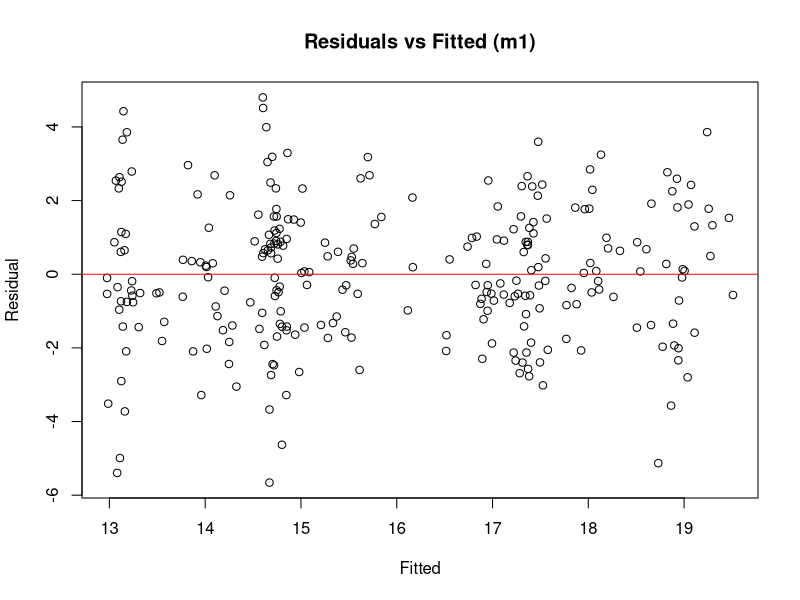
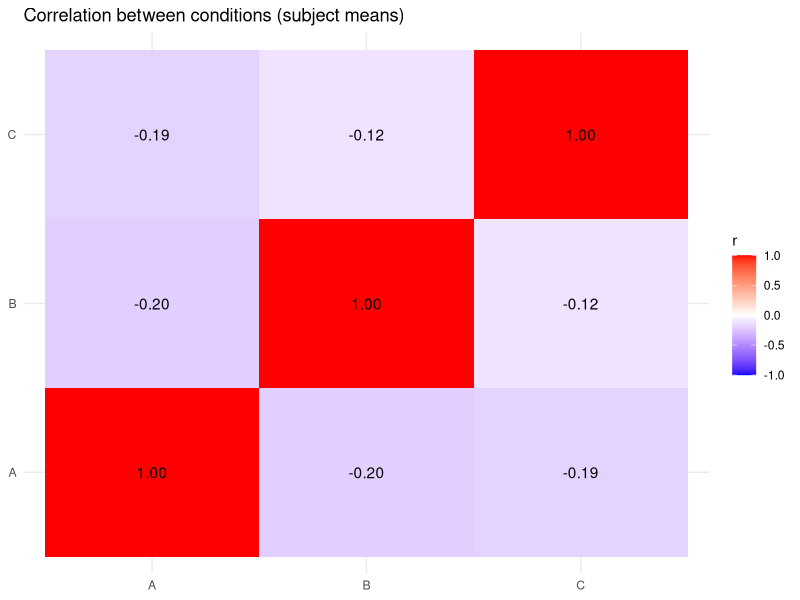
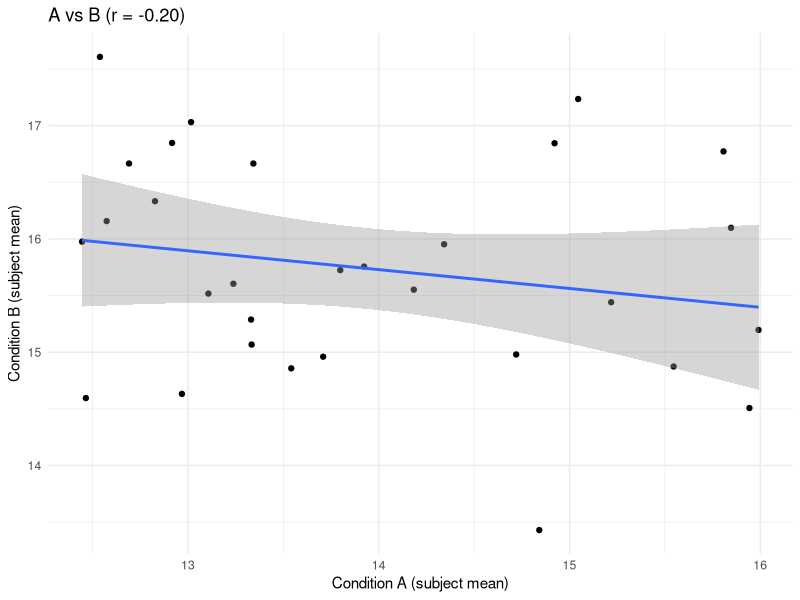

Here is the R script that generated these plots, in order:
# analysis_script.R
# RM-ANOVA, Linear Mixed Models (lme4), and correlation plots
# Install packages if needed:
# install.packages(c("lme4", "ggplot2", "afex", "dplyr", "tidyr"))

library(lme4)
library(ggplot2)
library(afex)
library(dplyr)
library(tidyr)

# ------------------------------------------------------------------
# 0. Example data (replace with: dat <- read.csv("your_data.csv"))
set.seed(42)
n_sub  <- 30
conds  <- c("A", "B", "C")
times  <- c("T1", "T2", "T3")
dat <- expand.grid(subject = factor(1:n_sub),
                   condition = factor(conds),
                   time = factor(times),
                   stringsAsFactors = TRUE)
mu_vec <- 10 + 2 * as.numeric(dat$condition) + as.numeric(dat$time)
dat$y  <- rnorm(nrow(dat), mean = mu_vec, sd = 2)
# ------------------------------------------------------------------

# 1. Repeated-measures ANOVA
rm_anova <- aov_ez(id = "subject", dv = "y",
                   within = c("condition", "time"), data = dat)
print(rm_anova)
print(summary(rm_anova))

# 2. Linear Mixed Models (lme4)
# Random-intercept model
m0 <- lmer(y ~ condition * time + (1 | subject), data = dat, REML = TRUE)
# Random-slope model
m1 <- lmer(y ~ condition * time + (1 + time | subject), data = dat, REML = TRUE)
summary(m0)
anova(m0, m1)   # model comparison

# Random effects / diagnostics
print(VarCorr(m1), comp = "Variance")
plot(fitted(m1), resid(m1),
     main = "Residuals vs Fitted (m1)",
     xlab = "Fitted", ylab = "Residual"); abline(h = 0, col = "red")

# 3. Correlation plots
# (a) subject-level means per condition -> correlation heatmap
subj_means <- dat %>%
  group_by(subject, condition) %>%
  summarise(mean_y = mean(y), .groups = "drop") %>%
  pivot_wider(names_from = condition, values_from = mean_y)

cor_mat <- cor(subj_means[, conds])
print(cor_mat)

corr_df <- expand.grid(Var1 = conds, Var2 = conds, stringsAsFactors = TRUE)
corr_df$value <- as.vector(cor_mat)

p1 <- ggplot(corr_df, aes(Var1, Var2, fill = value)) +
  geom_tile() +
  geom_text(aes(label = sprintf("%.2f", value))) +
  scale_fill_gradient2(low = "blue", mid = "white", high = "red",
                       limits = c(-1, 1)) +
  labs(title = "Correlation between conditions (subject means)",
       x = NULL, y = NULL, fill = "r") +
  theme_minimal()
ggsave("correlation_heatmap.png", p1, width = 6, height = 5, dpi = 150)

# (b) pairwise scatter plot with regression line
p2 <- ggplot(subj_means, aes(A, B)) +
  geom_point() +
  geom_smooth(method = "lm") +
  labs(title = sprintf("A vs B (r = %.2f)", cor(subj_means$A, subj_means$B)),
       x = "Condition A (subject mean)", y = "Condition B (subject mean)") +
  theme_minimal()
ggsave("scatter_A_B.png", p2, width = 5, height = 4, dpi = 150)

cat("Analysis complete.\n")
